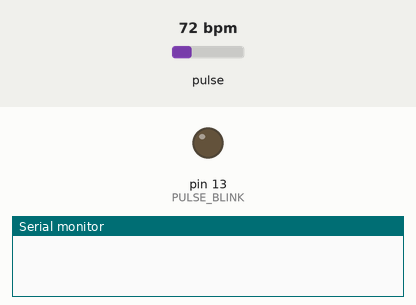
This sketch was run on a simulated Arduino Uno, built with avr-gcc and run on an emulated ATmega328P. Shown: output pins drawn as LEDs (lit = HIGH), the last lines printed to the serial monitor. The test bench sets the inputs (shaded band); at power-on: pulse 72 bpm.

Above: at 0.3 s.
At 0.9 s:
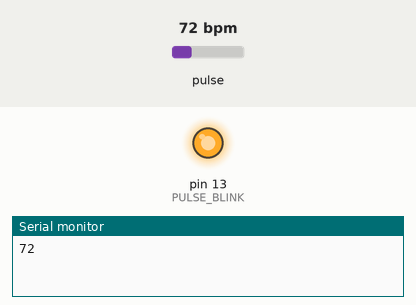
Timing chart, 0 to 2.4 s (numbered marks = the images above):
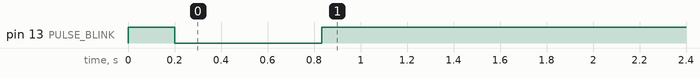

Measured:
- by itself, pin 13 (PULSE_BLINK): LOW → HIGH at 0.00 s, → LOW 0.20 s later, → HIGH 0.63 s later

The sketch:

Pulseleep_Arduino.ino
```cpp
#define USE_ARDUINO_INTERRUPTS true
#include <PulseSensorPlayground.h>

const int PULSE_INPUT = A0;
const int PULSE_BLINK = 13;
const int PULSE_FADE = 5;
const int THRESHOLD = 550;

PulseSensorPlayground pulseSensor;

void setup() {
  Serial.begin(9600);  // <<< เปลี่ยนเป็น 9600 เพราะ Flutter อ่านง่ายกว่า 115200

  pulseSensor.analogInput(PULSE_INPUT);
  pulseSensor.blinkOnPulse(PULSE_BLINK);
  pulseSensor.fadeOnPulse(PULSE_FADE);
  pulseSensor.setThreshold(THRESHOLD);

  if (!pulseSensor.begin()) {
    for(;;) {
      digitalWrite(PULSE_BLINK, LOW);
      delay(100);
      digitalWrite(PULSE_BLINK, HIGH);
      delay(100);
    }
  }
}

void loop() {
  // ถ้ามีจังหวะหัวใจเกิดขึ้น
  if (pulseSensor.sawStartOfBeat()) {
    int bpm = pulseSensor.getBeatsPerMinute();

    // ✅ ส่งค่า BPM จริง ๆ แบบตัวเลขดิบไปยัง Serial
    Serial.println(bpm);

    // รอ 5 วินาทีค่อยส่งใหม่ (หรือจะลดเหลือ 1 วิ ได้ตามต้องการ)
    delay(5000);
  }
}
```
